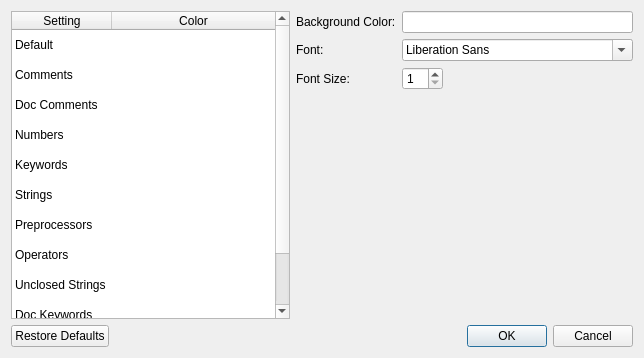
<?xml version="1.0" encoding="UTF-8"?>
<ui version="4.0">
 <class>ThemeSettingsDialog</class>
 <widget class="QDialog" name="ThemeSettingsDialog">
  <property name="geometry">
   <rect>
    <x>0</x>
    <y>0</y>
    <width>644</width>
    <height>358</height>
   </rect>
  </property>
  <property name="windowTitle">
   <string>Theme Settings</string>
  </property>
  <layout class="QVBoxLayout" name="verticalLayout">
   <item>
    <layout class="QHBoxLayout" name="horizontalLayout">
     <item>
      <widget class="QTableWidget" name="ui_table">
       <property name="sizePolicy">
        <sizepolicy hsizetype="MinimumExpanding" vsizetype="Expanding">
         <horstretch>0</horstretch>
         <verstretch>0</verstretch>
        </sizepolicy>
       </property>
       <property name="editTriggers">
        <set>QAbstractItemView::NoEditTriggers</set>
       </property>
       <property name="selectionBehavior">
        <enum>QAbstractItemView::SelectRows</enum>
       </property>
       <property name="showGrid">
        <bool>false</bool>
       </property>
       <property name="rowCount">
        <number>11</number>
       </property>
       <attribute name="horizontalHeaderStretchLastSection">
        <bool>true</bool>
       </attribute>
       <attribute name="verticalHeaderVisible">
        <bool>false</bool>
       </attribute>
       <row/>
       <row/>
       <row/>
       <row/>
       <row/>
       <row/>
       <row/>
       <row/>
       <row/>
       <row/>
       <row/>
       <column>
        <property name="text">
         <string>Setting</string>
        </property>
       </column>
       <column>
        <property name="text">
         <string>Color</string>
        </property>
       </column>
       <item row="0" column="0">
        <property name="text">
         <string>Default</string>
        </property>
       </item>
       <item row="1" column="0">
        <property name="text">
         <string>Comments</string>
        </property>
       </item>
       <item row="1" column="1">
        <property name="text">
         <string/>
        </property>
       </item>
       <item row="2" column="0">
        <property name="text">
         <string>Doc Comments</string>
        </property>
       </item>
       <item row="2" column="1">
        <property name="text">
         <string/>
        </property>
       </item>
       <item row="3" column="0">
        <property name="text">
         <string>Numbers</string>
        </property>
       </item>
       <item row="3" column="1">
        <property name="text">
         <string/>
        </property>
       </item>
       <item row="4" column="0">
        <property name="text">
         <string>Keywords</string>
        </property>
       </item>
       <item row="4" column="1">
        <property name="text">
         <string/>
        </property>
       </item>
       <item row="5" column="0">
        <property name="text">
         <string>Strings</string>
        </property>
       </item>
       <item row="5" column="1">
        <property name="text">
         <string/>
        </property>
       </item>
       <item row="6" column="0">
        <property name="text">
         <string>Preprocessors</string>
        </property>
       </item>
       <item row="6" column="1">
        <property name="text">
         <string/>
        </property>
       </item>
       <item row="7" column="0">
        <property name="text">
         <string>Operators</string>
        </property>
       </item>
       <item row="7" column="1">
        <property name="text">
         <string/>
        </property>
       </item>
       <item row="8" column="0">
        <property name="text">
         <string>Unclosed Strings</string>
        </property>
       </item>
       <item row="8" column="1">
        <property name="text">
         <string/>
        </property>
       </item>
       <item row="9" column="0">
        <property name="text">
         <string>Doc Keywords</string>
        </property>
       </item>
       <item row="10" column="0">
        <property name="text">
         <string>Doc Numbers</string>
        </property>
       </item>
      </widget>
     </item>
     <item>
      <layout class="QVBoxLayout" name="verticalLayout_2">
       <item>
        <layout class="QFormLayout" name="formLayout">
         <property name="fieldGrowthPolicy">
          <enum>QFormLayout::ExpandingFieldsGrow</enum>
         </property>
         <item row="0" column="0">
          <widget class="QLabel" name="label">
           <property name="text">
            <string>Background Color:</string>
           </property>
          </widget>
         </item>
         <item row="0" column="1">
          <widget class="ColorBox" name="ui_backgroundColorBox"/>
         </item>
         <item row="1" column="0">
          <widget class="QLabel" name="label_2">
           <property name="text">
            <string>Font:</string>
           </property>
          </widget>
         </item>
         <item row="1" column="1">
          <widget class="QFontComboBox" name="ui_fontBox"/>
         </item>
         <item row="2" column="0">
          <widget class="QLabel" name="label_3">
           <property name="text">
            <string>Font Size:</string>
           </property>
          </widget>
         </item>
         <item row="2" column="1">
          <widget class="QSpinBox" name="ui_fontSizeBox">
           <property name="minimum">
            <number>1</number>
           </property>
           <property name="maximum">
            <number>26</number>
           </property>
          </widget>
         </item>
        </layout>
       </item>
       <item>
        <spacer name="verticalSpacer">
         <property name="orientation">
          <enum>Qt::Vertical</enum>
         </property>
         <property name="sizeHint" stdset="0">
          <size>
           <width>20</width>
           <height>40</height>
          </size>
         </property>
        </spacer>
       </item>
      </layout>
     </item>
    </layout>
   </item>
   <item>
    <widget class="QDialogButtonBox" name="ui_buttonBox">
     <property name="orientation">
      <enum>Qt::Horizontal</enum>
     </property>
     <property name="standardButtons">
      <set>QDialogButtonBox::Cancel|QDialogButtonBox::Ok|QDialogButtonBox::RestoreDefaults</set>
     </property>
    </widget>
   </item>
  </layout>
 </widget>
 <customwidgets>
  <customwidget>
   <class>ColorBox</class>
   <extends>QLineEdit</extends>
   <header>ColorBox.h</header>
  </customwidget>
 </customwidgets>
 <resources/>
 <connections>
  <connection>
   <sender>ui_buttonBox</sender>
   <signal>accepted()</signal>
   <receiver>ThemeSettingsDialog</receiver>
   <slot>accept()</slot>
   <hints>
    <hint type="sourcelabel">
     <x>248</x>
     <y>254</y>
    </hint>
    <hint type="destinationlabel">
     <x>157</x>
     <y>274</y>
    </hint>
   </hints>
  </connection>
  <connection>
   <sender>ui_buttonBox</sender>
   <signal>rejected()</signal>
   <receiver>ThemeSettingsDialog</receiver>
   <slot>reject()</slot>
   <hints>
    <hint type="sourcelabel">
     <x>316</x>
     <y>260</y>
    </hint>
    <hint type="destinationlabel">
     <x>286</x>
     <y>274</y>
    </hint>
   </hints>
  </connection>
 </connections>
</ui>
